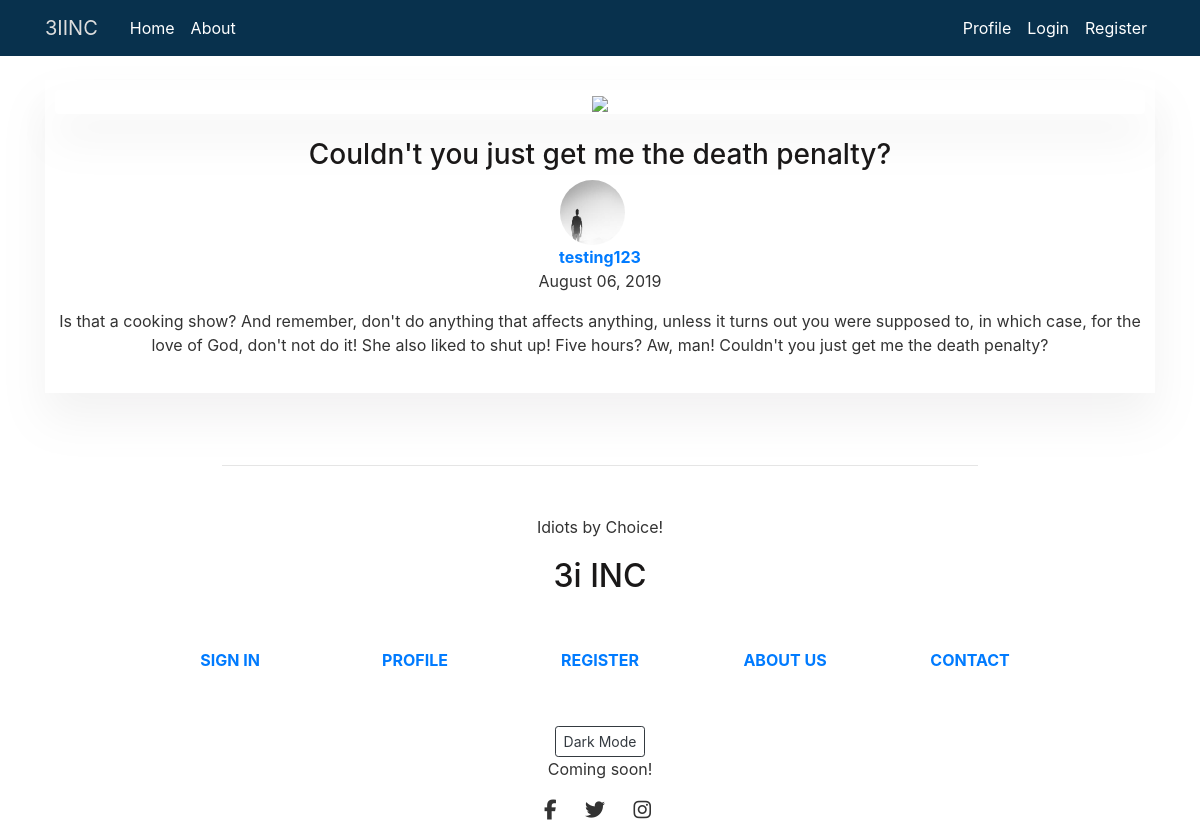
The app's page /post/14/ with its own data.
### blog/models.py (models this page shows, shortened)
class Post(models.Model):
    title = models.CharField(max_length=100)
    subtitle = models.CharField(max_length=140, default='SOME STRING')
    content = models.TextField()
    date_posted = models.DateTimeField(default=timezone.now)
    author = models.ForeignKey(User, on_delete=models.CASCADE)

### users/models.py (models this page shows, shortened)
class Profile(models.Model):
    user = models.OneToOneField(User, on_delete=models.CASCADE)
    image = models.ImageField(default='default.jpg', upload_to='profile_pics')

### blog/views.py (the view)
# urls.py: path('post/<int:pk>/', PostDetailView.as_view(), name="post-detail"),
class PostDetailView(DetailView):
    model = Post

### blog/templates/blog/post_detail.html (shortened to what this page needs)
{% extends "blog/base.html" %}
{% block content %}
<div class="container">
    <div class="col-lg-12 col-md-12 mb-4 shadow text-center">
        <div class="view overlay rounded z-depth-2 mb-4 shadowed">
            <img class="img-fluid" src="https://mdbootstrap.com/img/Photos/Others/images/43.jpg">
        </div>
        <h3 class="font-weight-bold mb-3">
            <h3 class="">{{ object.title }}</h3>
        </h3>
        <div class="container-fluid">
            <img class="rounded-circle article-img" src="{{object.author.profile.image.url}}">
            <p><a class="font-weight-bold text-center" href="{% url 'user-posts' post.author.username %}">{{object.author}} </a>
            <br>{{ post.date_posted|date:"F d, Y" }}</p>
        </div>
        <p class="dark-grey-text text-center">{{ object.content }}</p>
    </div>
</div>
{% endblock content %}

### blog/static/blog/main.css (style rules this page uses)
body { color: #333333; margin-top: 5rem; font-family: -apple-system, BlinkMacSystemFont, 'Segoe UI', Roboto, Oxygen, Ubuntu, Cantarell, 'Open Sans', 'Helvetica Neue', sans-serif; }
h1, h2, h3, h4, h5, h6 { color: #1a1818; }
.shadow { box-shadow: 0px 25px 42px rgba(125, 123, 128, 0.1); align-items: center; justify-content: center; padding: 10px; align-items: center; justify-content: center; padding-bottom: 20px; margin-right: 1px; }
.shadowed { box-shadow: 0px 25px 42px rgba(125, 123, 128, 0.1); }
.article-img { height: 65px; width: 65px; margin-right: 16px; }

### records on screen
Post: title "Couldn't you just get me the death penalty?", author.profile.image (placeholder picture), author "testing123", date_posted "August 06, 2019", content "Is that a cooking show? And remember, don't do anything that affects anything, unless it turns out you were supposed to, in which case, for the love of God, don't not do it! She also liked to shut up! Five hours? Aw, man! Couldn't you just get me the death penalty?"
